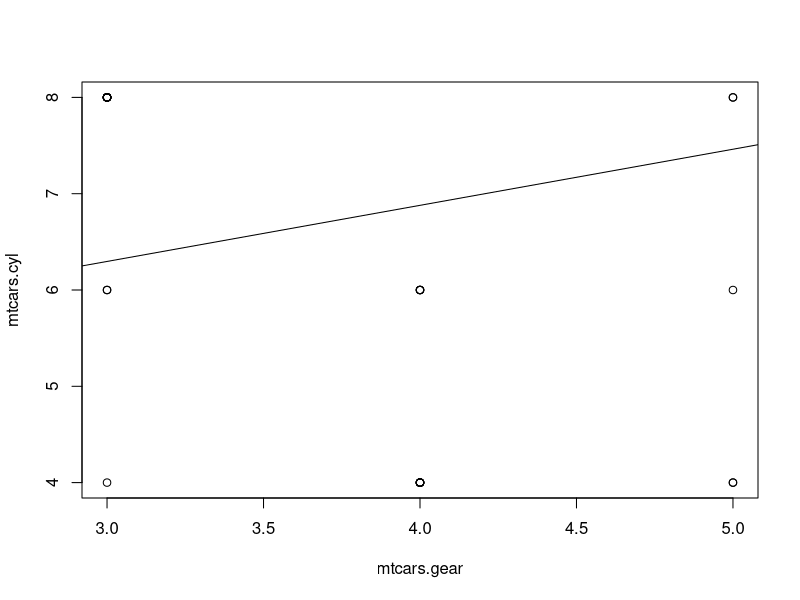
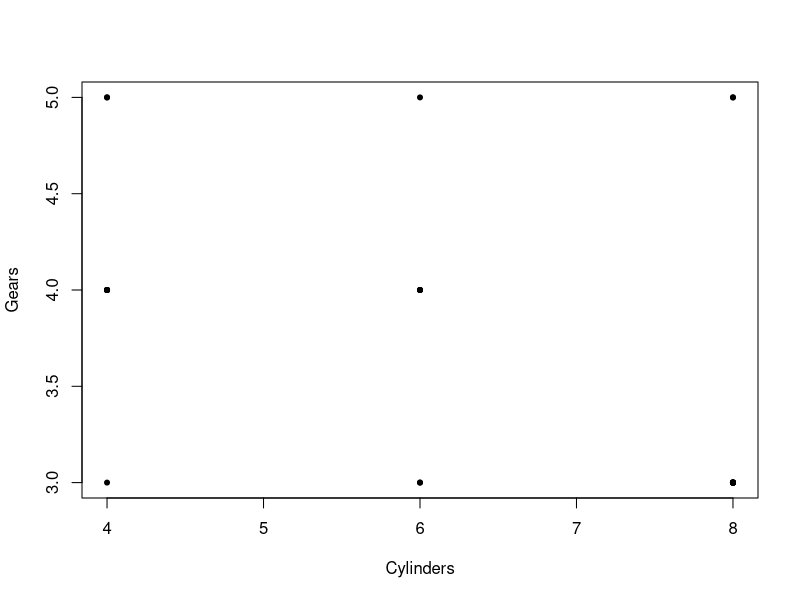
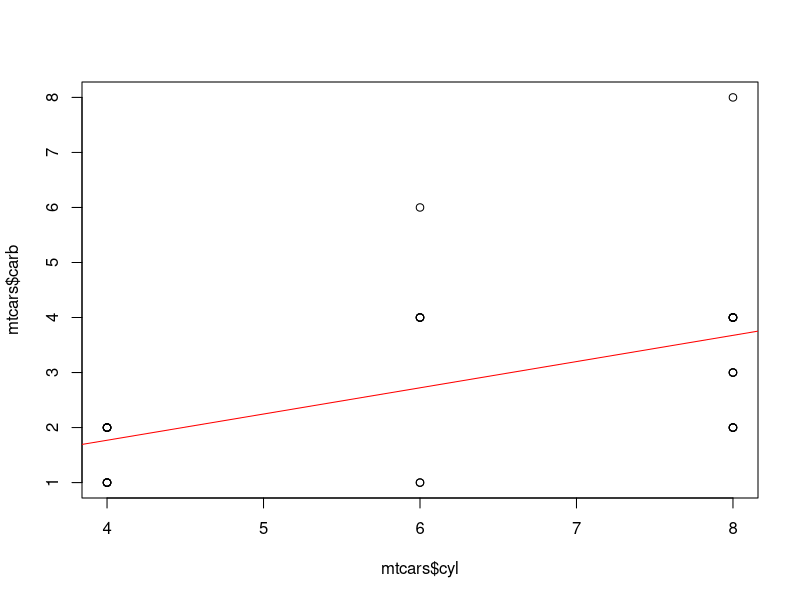

Write the R code that produced these figures, in order. (Note: this script raises an error after producing the figures.)
pow <- function(number,power) {
  p = 1;
  for(i in 1:power) {
    p = p * number; 
  }
  return(p);
}
calculateF <- function(n,x) {
  sumF = 0;
  for(s in 1:n) {
    current <- (pow(x,s)*pow(s,n))/(pow(x,n) + n*n);
    sumF = sumF + current;
  }
  return(sumF)
}

calculateF(20,0.01)

data <- data.frame(mtcars$gear, mtcars$cyl);
plot(data)
model <- lm(mtcars$cyl ~ mtcars$carb);
abline(model);
plot(mtcars$cyl, mtcars$gear, pch = 20, xlab="Cylinders", ylab="Gears")
sum(mtcars[order(mtcars$mpg, decreasing = TRUE)[1:5], ]$wt)/5

plot(mtcars$cyl, mtcars$carb)
abline(lm(mtcars$carb ~ mtcars$cyl), col = "red")

x <- length(mtcars$cyl[mtcars$cyl == 6 & mtcars$carb == 1])

y <- length(mtcars$gear[mtcars$carb == 1])
paste(x/y*100,"%")
rep(1/6,6)

chisq.test(table(mtcars$cyl), p=c(0.2,0.2,0.6))

morley;
morley$Expt

mean(morley[morley$Expt == 1,3], na.rm = T)
mean(morley[morley$Expt == 2,3], na.rm = T)
mean(morley[morley$Expt == 3,3], na.rm = T)

Ndice <- function(k) {
  x <- sample( c(1:6), 10, replace=T )
  v <- c(6,6,6) %in% x
  return(sum(v) == 20)
}
c(6,6,6) %in% c(6,3,5,4,2,5,2)

probOfSucces <- function(repetitions, k) {
  res <- replicate( repetitions, boughtGum(k) )
  sum(res)/repetitions
}
gum = 100
while (probOfSucces(10000,gum) != 1){
  gum <- gum + 1
}
paste("bought gums: ",gum)

beers <- c(5,2,9,8,3,7,3,5,3,5);
alcohol <- c(0.1, 0.03, 0.18, 0.12, 0.04, 0.11, 0.07, 0.06, 0.02, 0.05);
plot(beers,alcohol, pch = 20, xlab="Beers", ylab="Alcohol")
abline(lm(alcohol ~ beers), col = "red")
summary(lm(alcohol ~ beers))
data <- data.frame(beers, alcohol);
plot(data);
model1 <- lm(data$alcohol ~ data$beers);
abline(model1);
s = summary(model1)
s
beta0 <- s$coefficients[2,1];
beta0

beta0_err <- s$coefficients[1,2];
beta0_err
data
boxplot(data, horizontal = T)
hist(data$beer, probability = T);
lines(density(data$beers, na.rm  = T))
lines(density(data, na.rm = TRUE))
qqnorm(data$beers);
qqline(data$beers)
data$beers


